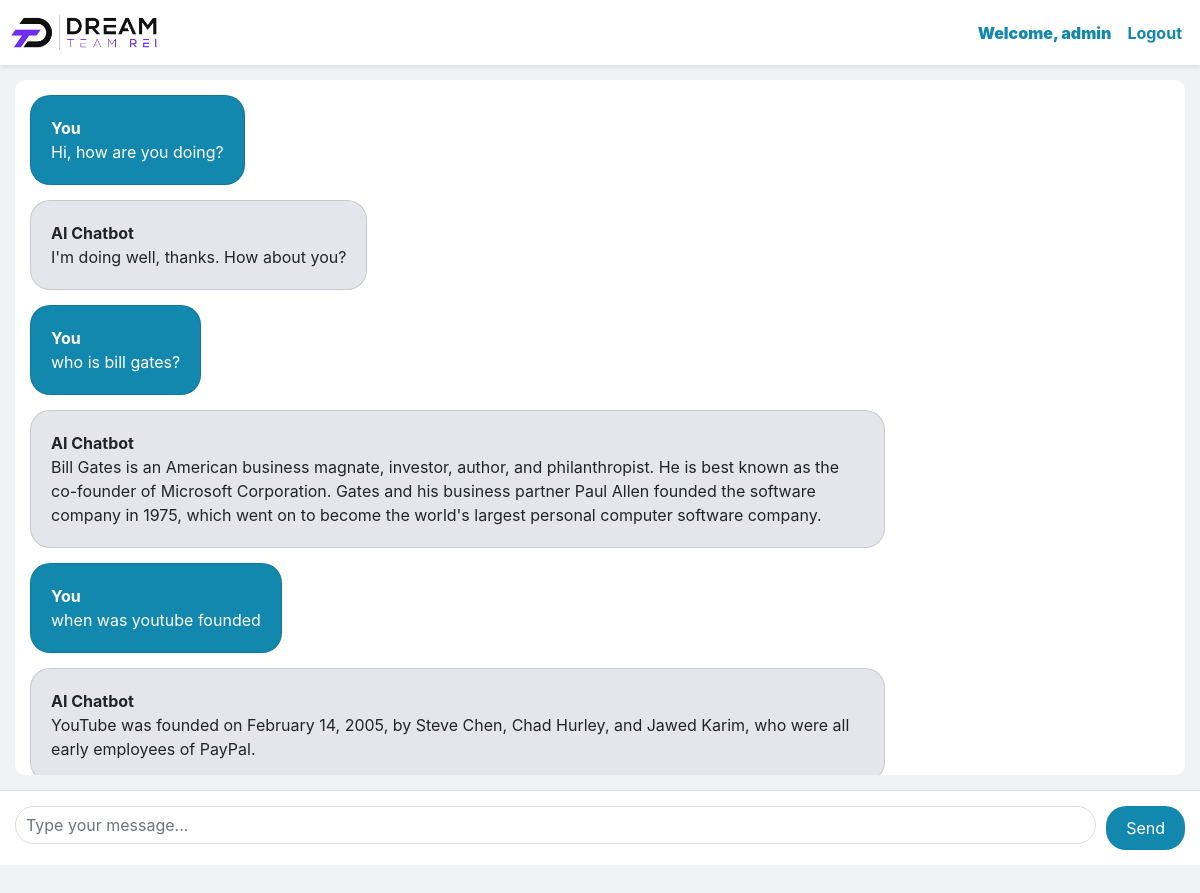
Screenshot of / (signed in) with the database file from the repository.
### chatbot/models.py (models this page shows, shortened)
class Chat(models.Model):
    user = models.ForeignKey(User, on_delete=models.CASCADE)
    message = models.TextField()
    response = models.TextField()
    created_at = models.DateTimeField(auto_now_add=True)

### chatbot/views.py (the view)
# urls.py: path('', views.chatbot, name='chatbot'),
@login_required(login_url='login')
def chatbot(request):
    chats = Chat.objects.filter(user=request.user.id)
    if request.method == 'POST':
        message = request.POST.get('message')
        response = ask_openai(message)
        chat = Chat(user=request.user, message=message, response=response, created_at=timezone.now())
        chat.save()
        return JsonResponse({'message': message, 'response': response})
    return render(request, 'chatbot.html', {'chats': chats})

### templates/chatbot.html (shortened to what this page needs)
{% extends 'base.html' %}
{% load static %}
{% block content %}
<nav class="navbar navbar-expand-lg navbar-light">
    <a class="navbar-brand" href="#">
        <img src="{% static 'images/logo.png' %}" alt="Logo">
    </a>
    <div class="collapse navbar-collapse" id="navbarNav">
        <ul class="navbar-nav ml-auto">
            {% if user.is_authenticated %}
            <li class="nav-item">
                <a class="nav-link" href="#"><b>Welcome, {{ user.username }}</b></a>
            </li>
            <li class="nav-item">
                <a class="nav-link" href="{% url 'logout' %}">Logout</a>
            </li>
            {% endif %}
        </ul>
    </div>
</nav>
<div class="chat-container">
    <div class="messages-box">
        <ul class="list-unstyled messages-list">
            {% for chat in chats %}
            {% if chat.user == request.user %}
            <li class="message sent">
                <div class="card message-card">
                    <div class="card-body">
                        <div class="message-sender">
                            <b>You</b>
                        </div>
                        <div class="message-content">
                            {{ chat.message }}
                        </div>
                    </div>
                </div>
            </li>
            <li class="message received">
                <div class="card message-card">
                    <div class="card-body">
                        <div class="message-sender">
                            <b>AI Chatbot</b>
                        </div>
                        <div class="message-content">
                            {{ chat.response }}
                        </div>
                    </div>
                </div>
            </li>
            {% endif %}
            {% endfor %}
        </ul>
    </div>
    <form class="message-form">
        <input type="text" class="form-control message-input" placeholder="Type your message...">
        <button type="submit" class="btn btn-send">Send</button>
    </form>
</div>
{% endblock %}

### templates/base.html (shortened to what this page needs)
<!DOCTYPE html>
<html lang="en">
  <head>
    <link rel="stylesheet" href="https://stackpath.bootstrapcdn.com/bootstrap/4.3.1/css/bootstrap.min.css">
  </head>
  <body>
    {% block content %}{% endblock %}
  </body>
</html>

### templates/chatbot.html (style rules this page uses)
body, html { height: 100%; background-color: #f0f2f5; }
.chat-container { height: 100%; display: flex; flex-direction: column; }
.messages-box { flex: 1; overflow-y: auto; padding: 15px; background-color: #fff; border-radius: 10px; margin: 15px; }
.messages-list { padding-left: 0; }
.message { margin-bottom: 15px; list-style: none; }
.message-card { border-radius: 20px; max-width: 75%; display: inline-block; }
.sent .message-card { background-color: #1388af; color: white; align-self: flex-end; }
.received .message-card { background-color: #e4e6eb; align-self: flex-start; }
.message-form { display: flex; padding: 15px; background-color: #fff; border-top: 1px solid #ddd; }
.message-input { flex: 1; border-radius: 20px; border: 1px solid #ddd; padding: 10px; margin-right: 10px; }
.btn-send { background-color: #1388af; color: white; border: none; border-radius: 20px; padding: 10px 20px; }
.navbar { background-color: #fff; padding: 10px; box-shadow: 0 2px 5px rgba(0, 0, 0, 0.1); }
.navbar-brand img { width: 150px; }
.nav-link { color: #1388af !important; font-weight: bold; }

### rows the page displays
Chat: message "Hi, how are you doing?", response "I'm doing well, thanks. How about you?"
Chat: message "who is bill gates?", response "Bill Gates is an American business magnate, investor, author, and philanthropist. He is best known as the co-founder of Microsoft Corporation. Gates and his business partner Paul Allen founded the software company in 1975, which went on to become the world's largest personal computer software company."
Chat: message "when was youtube founded", response "YouTube was founded on February 14, 2005, by Steve Chen, Chad Hurley, and Jawed Karim, who were all early employees of PayPal."

### other values shown
{{ user.username }} "admin"
